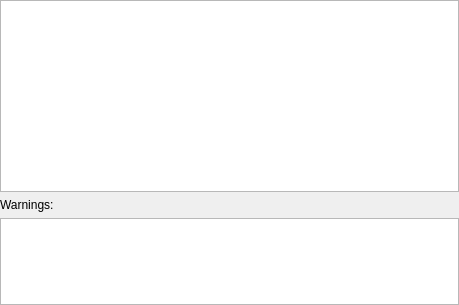
<?xml version="1.0" encoding="UTF-8"?>
<ui version="4.0">
 <comment>
 VBox frontends: Qt4 GUI (&quot;VirtualBox&quot;):

     Copyright (C) 2009 Oracle Corporation

     This file is part of VirtualBox Open Source Edition (OSE), as
     available from http://www.virtualbox.org. This file is free software;
     you can redistribute it and/or modify it under the terms of the GNU
     General Public License (GPL) as published by the Free Software
     Foundation, in version 2 as it comes in the "COPYING" file of the
     VirtualBox OSE distribution. VirtualBox OSE is distributed in the
     hope that it will be useful, but WITHOUT ANY WARRANTY of any kind.
 </comment>
 <class>VBoxApplianceEditorWgt</class>
 <widget class="QWidget" name="VBoxApplianceEditorWgt">
  <property name="geometry">
   <rect>
    <x>0</x>
    <y>0</y>
    <width>459</width>
    <height>305</height>
   </rect>
  </property>
  <layout class="QVBoxLayout" name="verticalLayout_2">
   <property name="margin">
    <number>0</number>
   </property>
   <item>
    <widget class="QTreeView" name="mTvSettings">
     <property name="sizePolicy">
      <sizepolicy hsizetype="Expanding" vsizetype="MinimumExpanding">
       <horstretch>0</horstretch>
       <verstretch>0</verstretch>
      </sizepolicy>
     </property>
    </widget>
   </item>
   <item>
    <widget class="QWidget" name="mWarningWidget" native="true">
     <property name="sizePolicy">
      <sizepolicy hsizetype="Preferred" vsizetype="Maximum">
       <horstretch>0</horstretch>
       <verstretch>0</verstretch>
      </sizepolicy>
     </property>
     <layout class="QVBoxLayout" name="verticalLayout">
      <property name="sizeConstraint">
       <enum>QLayout::SetDefaultConstraint</enum>
      </property>
      <property name="margin">
       <number>0</number>
      </property>
      <item>
       <widget class="QLabel" name="label">
        <property name="text">
         <string>Warnings:</string>
        </property>
       </widget>
      </item>
      <item>
       <widget class="QTextEdit" name="mWarningTextEdit">
        <property name="maximumSize">
         <size>
          <width>16777215</width>
          <height>107</height>
         </size>
        </property>
        <property name="autoFormatting">
         <set>QTextEdit::AutoBulletList</set>
        </property>
        <property name="readOnly">
         <bool>true</bool>
        </property>
       </widget>
      </item>
     </layout>
    </widget>
   </item>
  </layout>
 </widget>
 <resources/>
 <connections/>
</ui>
